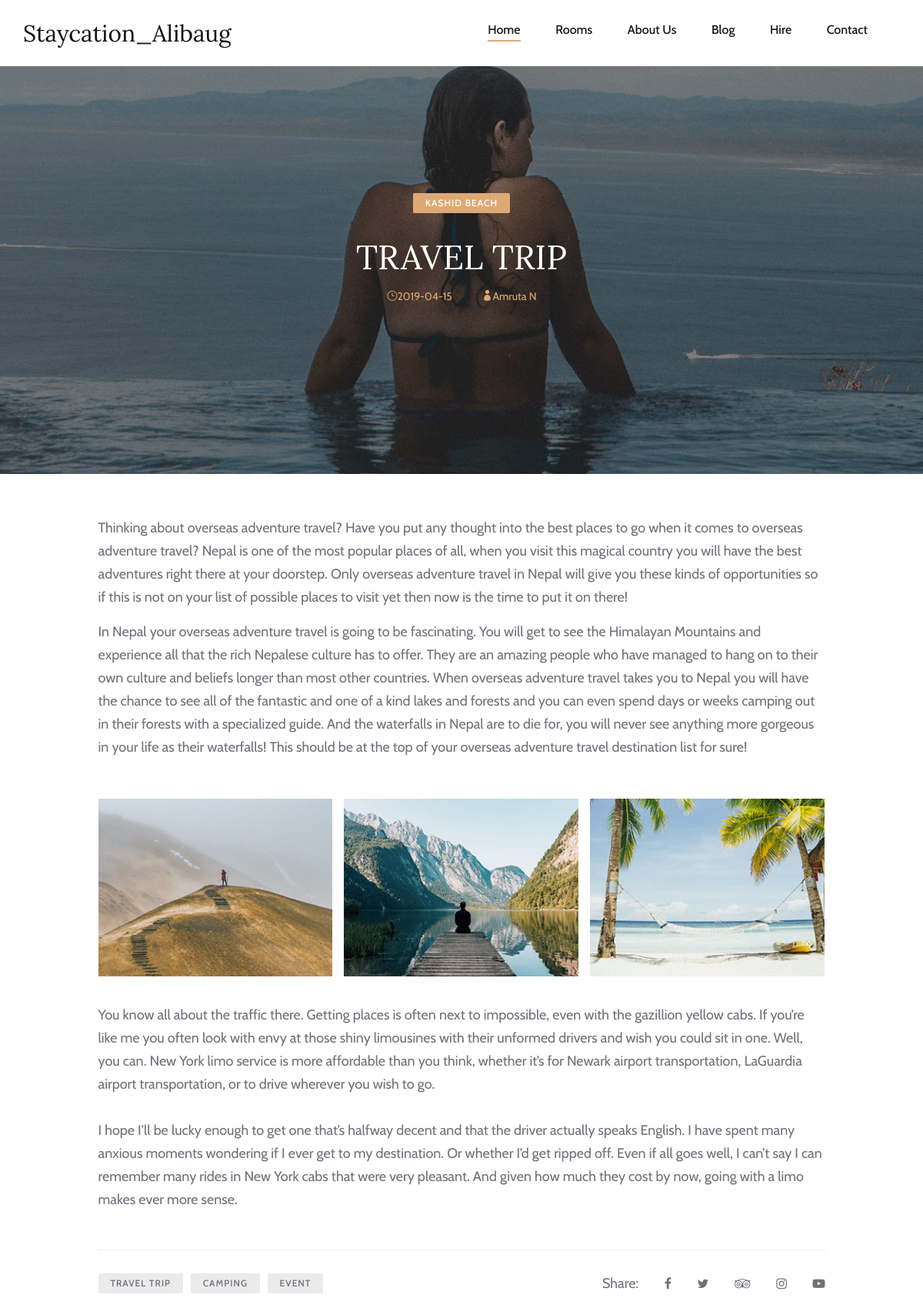
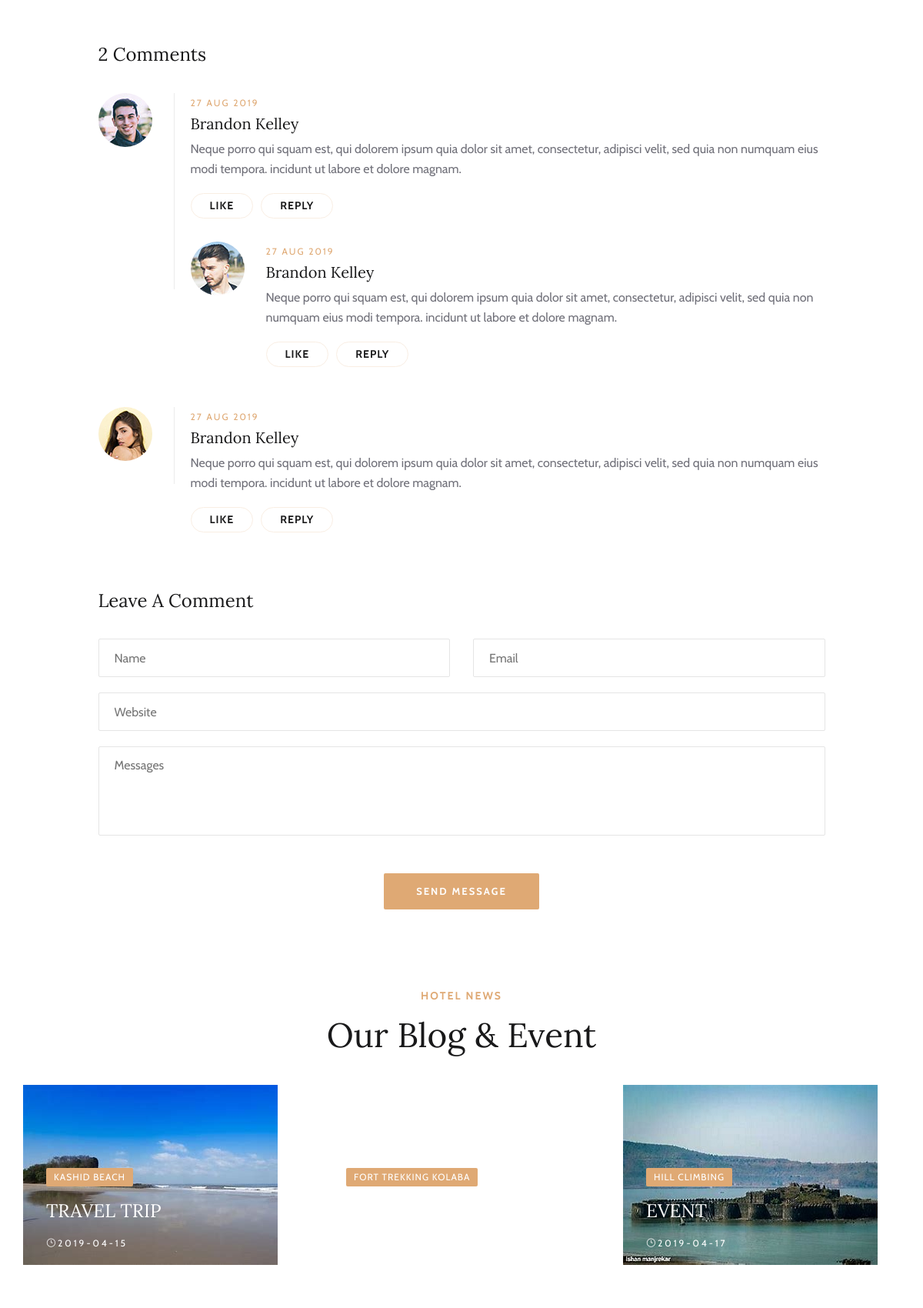
The app's page /blog-details.php?editid=1 (upper part) with its own data (2 pictures, top to bottom).
### tables this page shows
CREATE TABLE `blog` (
  `id` int(11) NOT NULL,
  `blog_head` varchar(50) NOT NULL,
  `blog_liner` varchar(50) NOT NULL,
  `img` varchar(50) NOT NULL,
  `label` varchar(50) NOT NULL,
  `title` varchar(50) NOT NULL,
  `dt` date NOT NULL,
  `desc1` varchar(1000) NOT NULL,
  `desc2` varchar(1000) NOT NULL,
  `desc3` varchar(1000) NOT NULL,
  `desc4` varchar(1000) NOT NULL,
  `blog_author` varchar(50) NOT NULL
);

### blog-details.php (the view, shortened to what this page needs)
<?php
include('admin/dbconnection.php');
  	$eid=$_GET['editid'];
    $blogsql = "SELECT * FROM blog WHERE id='$eid'";
    $ret=mysqli_query($con,$blogsql);
    $row=mysqli_fetch_array($ret)
?>
<!DOCTYPE html>
<html lang="zxx">
<head>
    <link rel="stylesheet" href="css/bootstrap.min.css" type="text/css">
    <link rel="stylesheet" href="css/font-awesome.min.css" type="text/css">
    <link rel="stylesheet" href="css/elegant-icons.css" type="text/css">
    <link rel="stylesheet" href="css/flaticon.css" type="text/css">
    <link rel="stylesheet" href="css/owl.carousel.min.css" type="text/css">
    <link rel="stylesheet" href="css/nice-select.css" type="text/css">
    <link rel="stylesheet" href="css/jquery-ui.min.css" type="text/css">
    <link rel="stylesheet" href="css/magnific-popup.css" type="text/css">
    <link rel="stylesheet" href="css/slicknav.min.css" type="text/css">
    <link rel="stylesheet" href="css/style.css" type="text/css">
</head>
<body>
    <header class="header-section">
        <div class="menu-item">
            <div class="container">
                <div class="row">
                    <div class="col-lg-2">
                        <div class="logo">
                            <a href="./index.php">
                            <h3>Staycation_Alibaug</h3>
                            </a>
                        </div>
                    </div>
                    <div class="col-lg-10">
                        <div class="nav-menu">
                            <nav class="mainmenu">
                                <ul>
                                <li class="active"><a href="./index.php">Home</a></li>
                                    <li><a href="./rooms.php">Rooms</a></li>
                                    <li><a href="./about-us.php">About Us</a></li>
                                    <li><a href="./blog.php">Blog</a></li>
                                    <li><a href="./pages.php">Hire</a>
                                    </li>
                                    <li><a href="./contact.html">Contact</a></li>
                                </ul>
                            </nav>
                        </div>
                    </div>
                </div>
            </div>
        </div>
    </header>
    <section class="blog-details-hero set-bg" data-setbg="img/blog/blog-details/blog-details-hero.jpg">
        <div class="container">
            <div class="row">
                <div class="col-lg-10 offset-lg-1">
                    <div class="bd-hero-text">
                        <span><?php echo $row['label'];?></span>
                        <h2><?php echo $row['title'];?></h2>
                        <ul>
                            <li class="b-time"><i class="icon_clock_alt"></i><?php echo $row['dt'];?></li>
                            <li><i class="icon_profile"></i><?php echo $row['blog_author'];?></li>
                        </ul>
                    </div>
                </div>
            </div>
        </div>
    </section>
    <section class="blog-details-section">
        <div class="container">
            <div class="row">
                <div class="col-lg-10 offset-lg-1">
                    <div class="blog-details-text">
                        <div class="bd-title">
                            <p><?php echo $row['desc1'];?></p>
                            <p><?php echo $row['desc2'];?></p>
                        </div>
                        <div class="bd-pic">
                            <div class="bp-item">
                                <img src="img/blog/blog-details/blog-details-1.jpg" alt="">
                            </div>
                            <div class="bp-item">
                                <img src="img/blog/blog-details/blog-details-2.jpg" alt="">
                            </div>
                            <div class="bp-item">
                                <img src="img/blog/blog-details/blog-details-3.jpg" alt="">
                            </div>
                        </div>
                        <div class="bd-more-text">
                            <div class="bm-item">
                                <p><?php echo $row['desc3'];?></p>
                            </div>
                            <div class="bm-item">
                                <p><?php echo $row['desc4'];?></p>
                            </div>
                        </div>
                        <div class="tag-share">
                            <div class="tags">
                                <a href="#">Travel Trip</a>
                                <a href="#">Camping</a>
                                <a href="#">Event</a>
                            </div>
                            <div class="social-share">
                                <span>Share:</span>
                                <a href="#"><i class="fa fa-facebook"></i></a>
                                <a href="#"><i class="fa fa-twitter"></i></a>
                                <a href="#"><i class="fa fa-tripadvisor"></i></a>
                                <a href="#"><i class="fa fa-instagram"></i></a>
                                <a href="#"><i class="fa fa-youtube-play"></i></a>
                            </div>
                        </div>
                        <div class="comment-option">
                            <h4>2 Comments</h4>
                            <div class="single-comment-item first-comment">
                                <div class="sc-author">
                                    <img src="img/blog/blog-details/avatar/avatar-1.jpg" alt="">
                                </div>
                                <div class="sc-text">
                                    <span>27 Aug 2019</span>
                                    <h5>Brandon Kelley</h5>
                                    <p>Neque porro qui squam est, qui dolorem ipsum quia dolor sit amet, consectetur,
                                        adipisci velit, sed quia non numquam eius modi tempora. incidunt ut labore et
                                        dolore magnam.</p>
                                    <a href="#" class="comment-btn">Like</a>
                                    <a href="#" class="comment-btn">Reply</a>
                                </div>
                            </div>
                            <div class="single-comment-item reply-comment">
                                <div class="sc-author">
                                    <img src="img/blog/blog-details/avatar/avatar-2.jpg" alt="">
                                </div>
                                <div class="sc-text">
                                    <span>27 Aug 2019</span>
                                    <h5>Brandon Kelley</h5>
                                    <p>Neque porro qui squam est, qui dolorem ipsum quia dolor sit amet, consectetur,
                                        adipisci velit, sed quia non numquam eius modi tempora. incidunt ut labore et
                                        dolore magnam.</p>
                                    <a href="#" class="comment-btn like-btn">Like</a>
                                    <a href="#" class="comment-btn reply-btn">Reply</a>
                                </div>
                            </div>
                            <div class="single-comment-item second-comment ">
                                <div class="sc-author">
                                    <img src="img/blog/blog-details/avatar/avatar-3.jpg" alt="">
                                </div>
                                <div class="sc-text">
                                    <span>27 Aug 2019</span>
                                    <h5>Brandon Kelley</h5>
                                    <p>Neque porro qui squam est, qui dolorem ipsum quia dolor sit amet, consectetur,
                                        adipisci velit, sed quia non numquam eius modi tempora. incidunt ut labore et
                                        dolore magnam.</p>
                                    <a href="#" class="comment-btn">Like</a>
                                    <a href="#" class="comment-btn">Reply</a>
                                </div>
                            </div>
                        </div>
                        <div class="leave-comment">
                            <h4>Leave A Comment</h4>
                            <form action="#" class="comment-form">
                                <div class="row">
                                    <div class="col-lg-6">
                                        <input type="text" placeholder="Name">
                                    </div>
                                    <div class="col-lg-6">
                                        <input type="text" placeholder="Email">
                                    </div>
                                    <div class="col-lg-12 text-center">
                                        <input type="text" placeholder="Website">
                                        <textarea placeholder="Messages"></textarea>
                                        <button type="submit" class="site-btn">Send Message</button>
                                    </div>
                                </div>
                            </form>
                        </div>
                    </div>
                </div>
            </div>
        </div>
    </section>
    <?php
    $query = "SELECT * FROM blog";
    $query_run = mysqli_query($con, $query);
    if (mysqli_num_rows($query_run) >0){ ?>
    <section class="blog-section spad">
        <div class="container">
            <div class="row">
                <div class="col-lg-12">
                    <div class="section-title">
                        <span>Hotel News</span>
                        <h2>Our Blog & Event</h2>
                    </div>
                </div>
            </div>
            <div class="row">
            <?php foreach ($query_run as $row){ ?>
                <div class="col-lg-4 mobil">
                    <div class="blog-item"><img src="<?php echo $row['img'];?>" alt="">
                        <div class="bi-text">
                            <span class="b-tag"><?php echo $row['label'];?></span>
                            <h4><a href="blog-details.php?editid=<?php echo htmlentities ($row['id']);?>"><?php echo $row['title'];?></a></h4>
                            <div class="b-time"><i class="icon_clock_alt"></i><?php echo $row['dt'];?></div>
                        </div>
                    </div>
                </div>
                <?php }
                ?>
                </div>
            </div>
    </section>
    <?php }
    else
    {
        echo 'No record found';
    }
    ?>
</body>
</html>

### records on screen
blog: label "KASHID BEACH", title "TRAVEL TRIP", dt "2019-04-15", blog_author "Amruta N", desc1 "Thinking about overseas adventure travel? Have you put any thought into the best places to go when it comes to overseas adventure travel? Nepal is one of the most popular places of all, when you visit this magical country you will have the best adventures right there at your doorstep. Only overseas adventure travel in Nepal will give you these kinds of opportunities so if this is not on your list of possible places to visit yet then now is the time to put it on there!", desc2 "In Nepal your overseas adventure travel is going to be fascinating. You will get to see the Himalayan Mountains and experience all that the rich Nepalese culture has to offer. They are an amazing people who have managed to hang on to their own culture and beliefs longer than most other countries. When overseas adventure travel takes you to Nepal you will have the chance to see all of the fantastic and one of a kind lakes and forests and you can even spend days or weeks camping out in their forests with a specialized guide. And the waterfalls in Nepal are to die for, you will never see anything more gorgeous in your life as their waterfalls! This should be at the top of your overseas…", desc3 "You know all about the traffic there. Getting places is often next to impossible, even with the gazillion yellow cabs. If you’re like me you often look with envy at those shiny limousines with their unformed drivers and wish you could sit in one. Well, you can. New York limo service is more affordable than you think, whether it’s for Newark airport transportation, LaGuardia airport transportation, or to drive wherever you wish to go.", desc4 "I hope I’ll be lucky enough to get one that’s halfway decent and that the driver actually speaks English. I have spent many anxious moments wondering if I ever get to my destination. Or whether I’d get ripped off. Even if all goes well, I can’t say I can remember many rides in New York cabs that were very pleasant. And given how much they cost by now, going with a limo makes ever more sense.", shows a picture
blog: label "FORT TREKKING KOLABA"
blog: shows a picture, label "HILL CLIMBING", title "EVENT", dt "2019-04-17"
